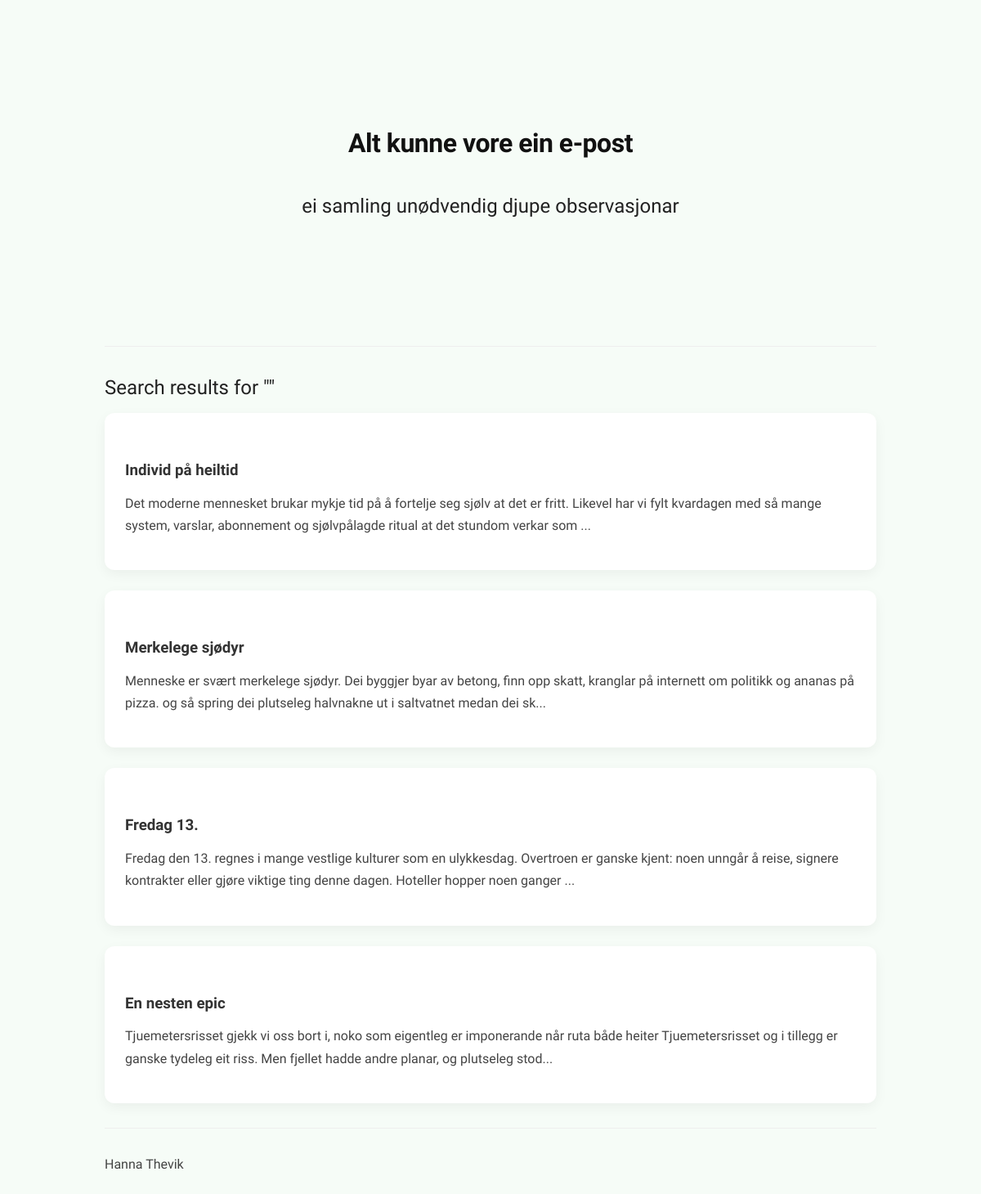
Before: /search with the older database file.
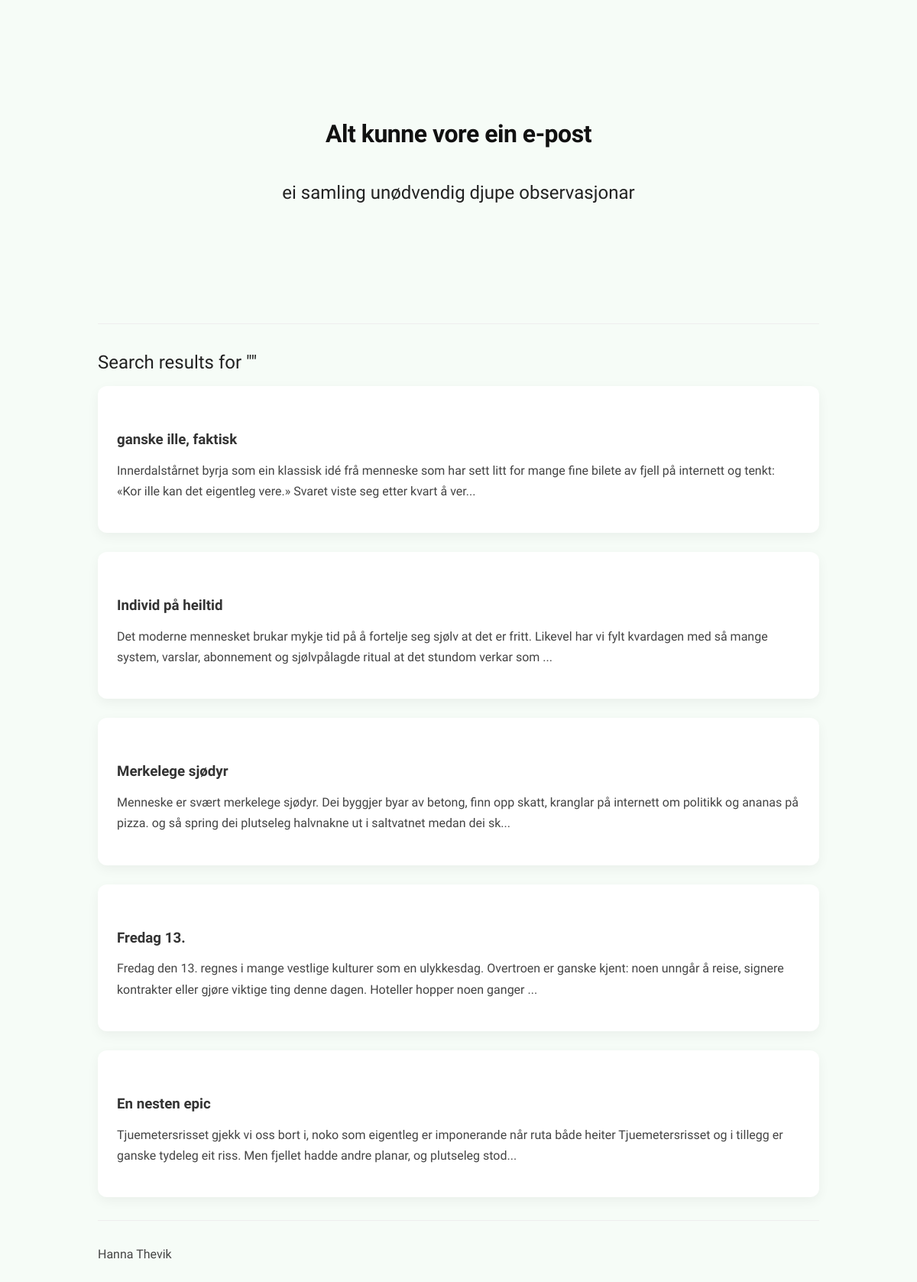
After: the same page with the newer database file.
### tables this page shows
CREATE TABLE posts (
    id INTEGER PRIMARY KEY AUTOINCREMENT,
    title TEXT NOT NULL,
    body TEXT NOT NULL,
    tags TEXT,
    image TEXT,
    created TIMESTAMP DEFAULT CURRENT_TIMESTAMP
);

### app.py (the view)
@app.route("/search")
def search():
    query = request.args.get("q", "").lower()
    posts = db.get_posts()
    results = []
    for post in posts:
        title = (post["title"] or "").lower()
        body = (post["body"] or "").lower()
        tags = (post["tags"] or "").lower()
        if (
            query in title
            or query in body
            or query in tags
        ):
            results.append(post)
    return render_template(
        "search_results.html",
        posts=results,
        query=query
    )

### db.py (called while the page is built)
def get_db():
    conn = sqlite3.connect(DATABASE)
    conn.row_factory = sqlite3.Row
    return conn

def get_posts():
    conn = get_db()
    posts = conn.execute(
        "SELECT * FROM posts ORDER BY created DESC"
    ).fetchall()
    conn.close()
    return posts

### templates/search_results.html
{% extends "base.html" %}
{% block content %}
<h2>Search results for "{{ query }}"</h2>
{% if posts %}
    {% for post in posts %}
        <div class="post-card">
            <h3>
                <a href="{{ url_for('post', post_id=post['id']) }}">
                    {{ post["title"] }}
                </a>
            </h3>
            <p>{{ post["body"][:200] }}...</p>
        </div>
    {% endfor %}
{% else %}
<p>Ingen resultater funnet.</p>
{% endif %}
{% endblock %}

### templates/base.html (shortened to what this page needs)
<!DOCTYPE html>
<html>
<head>
    <link rel="stylesheet" href="{{ url_for('static', filename='style.css') }}">
</head>
<body>
<header class="site-header">
    <h1><a href="{{ url_for('home') }}">Alt kunne vore ein e-post</a></h1>
    <h2>ei samling unødvendig djupe observasjonar</h2>
</header>
<div class="container"></div>
<hr>
{% block content %}
{% endblock %}
<hr>
<footer>
    <p>Hanna Thevik</p>
</footer>
</body>
</html>

### static/style.css (style rules this page uses)
body { font-family: "Bricolage Grotesque", sans-serif; background-color: #f6fcf7; margin: 0; color: #333; padding: 8rem; font-size: 16px; line-height: 1.7; }
header { text-align: center; margin-bottom: 30px; width: 100%; }
.site-header { position: sticky; top: 0; background: #f6fcf7; padding: 20px 0; z-index: 100; }
.site-header h1 { margin: 0; text-align: center; }
.site-header a { color: #111; font-weight: 700; letter-spacing: -0.5px; }
p { color: #444; line-height: 1.7; margin-bottom: 16px; }
h2 { margin-top: 40px; font-weight: 400; }
.post-card p { margin-top: 10px; }
h1 a { text-decoration: none; color: #222; }
h1 { text-align: center; margin-bottom: 30px; }
h2, h3 { color: #222; margin-top: 30px; margin-bottom: 10px; }
a { color: #333; text-decoration: none; }
hr { border: none; border-top: 1px solid #eee; margin: 30px 0; }
.post-card { background: white; padding: 25px; border-radius: 12px; margin-bottom: 25px; box-shadow: 0 5px 15px rgba(0,0,0,0.05); }
.container { max-width: 750px; margin: 0 auto; padding: 30px 20px; }
* { box-sizing: border-box; }

Changed rows visible on the page:
added posts: title "ganske ille, faktisk", body "Innerdalstårnet byrja som ein klassisk idé frå menneske som har sett litt for mange fine bilete av fjell på internett og tenkt: «Kor ille kan det eigentleg vere.» Svaret viste seg etter kvart å ver"
